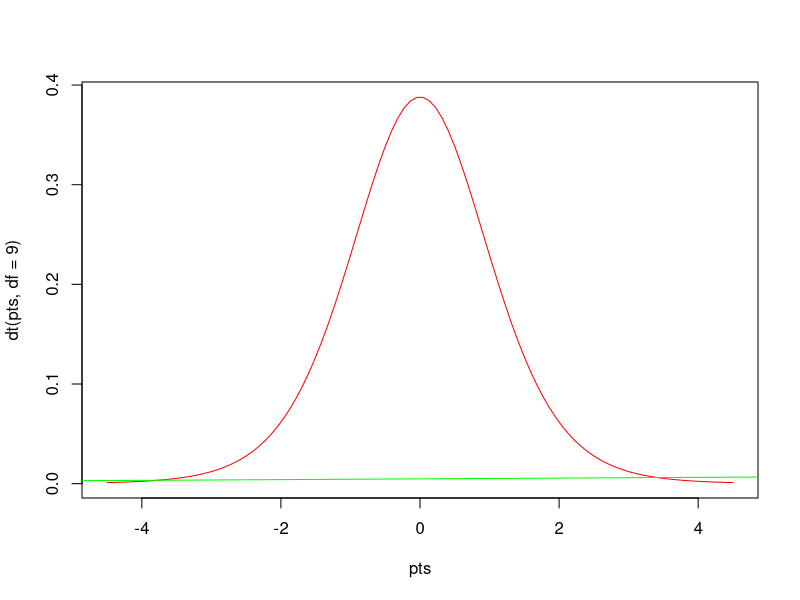

This figure's R source:
# In-class Assignment 6 | 11-06-23 | Kurt Abraham

x <- c(1, 2, 3, 4, 5, 6, 7, 8, 9, 10, 11, 12, 13, 14, 15, 16, 17, 18, 19, 20, 21, 22, 23, 24, 25, 26, 27, 28, 29, 30, 31, 32, 33, 34, 35, 36, 37, 38, 39, 40, 41, 42, 43, 44, 45, 46, 47, 48, 49, 50, 51, 52, 53, 54, 55, 56, 57, 58, 59, 60, 61, 62, 63, 64, 65, 66, 67, 68, 69, 70, 71, 72, 73, 74, 75, 76, 77, 78, 79, 80, 81, 82, 83, 84, 85, 86, 87, 88, 89, 90, 91, 92, 93, 94, 95, 96, 97, 98, 99, 100)

y <- c(300, 301, 302, 303, 304, 305, 306, 307, 308, 309, 310, 311, 312, 313, 314, 315, 316, 317, 318, 319, 320, 321, 322, 323, 324, 325, 326, 327, 328, 329, 330, 331, 332, 333, 334, 335, 336, 337, 339, 340, 341, 342, 343, 344, 345, 346, 347, 348, 349, 350, 351, 352, 353, 354, 355, 356, 357, 358, 359, 360, 361, 362, 363, 364, 365, 366, 367, 368, 369, 370, 371, 372, 373, 374, 375, 376, 377, 378, 379, 380, 381, 382, 383, 384, 385, 386, 387, 388, 389, 390, 391, 392, 393, 394, 395, 396, 397, 398, 399, 400)

pts = seq(-4.5,4.5,length=100)

plot(pts,dt(pts,df=9),col='red',type='l')

lines(density(x), col='green')

lines(density(y), col='blue')
